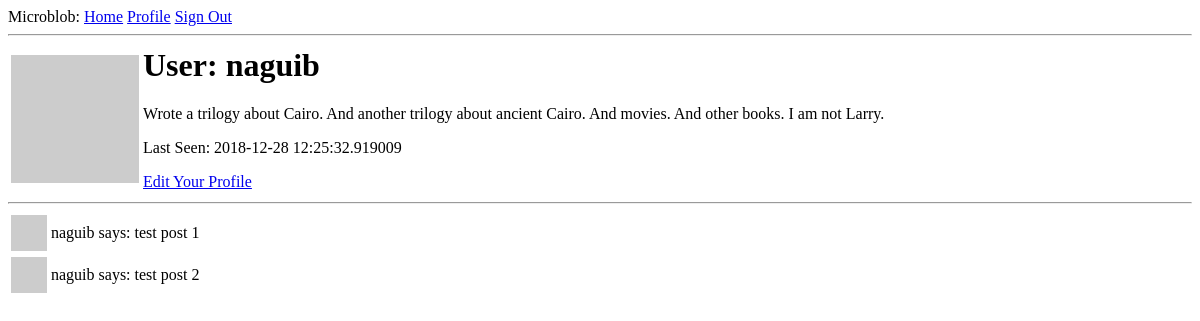
The page /user/naguib (signed in) on the database as committed earlier.
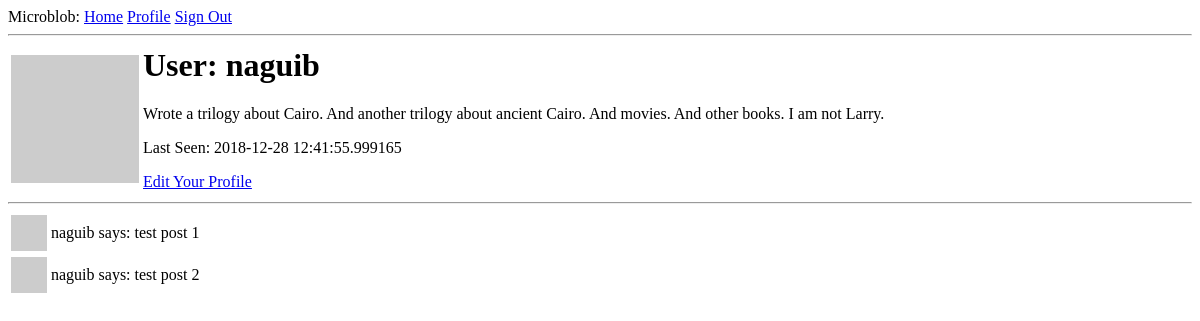
The same page on the database as committed later.
### app/models.py (models this page shows, shortened)
class User(UserMixin, db.Model):
    id = db.Column(db.Integer, primary_key=True)
    username = db.Column(db.String(64), index=True, unique=True)
    email = db.Column(db.String(120), index=True, unique=True)
    password_hash = db.Column(db.String(128))
    posts = db.relationship('Post', backref='author', lazy='dynamic')
    about_me = db.Column(db.String(140))
    last_seen = db.Column(db.DateTime, default=datetime.utcnow)
    def avatar(self, size):
        digest = md5(self.email.lower().encode('utf-8')).hexdigest()
        return 'https://www.gravatar.com/avatar/{}?d=robohash&s={}'.format(digest, size)

### app/routes.py (the view)
@app.route('/user/<username>')
@login_required
def user(username):
    user = User.query.filter_by(username=username).first_or_404()
    posts = [
        {'author': user, 'body': 'test post 1'},
        {'author': user, 'body': 'test post 2'}
    ]
    return render_template('user.html', user=user, posts=posts)

### app/models.py (called while the page is built)
@login.user_loader
def load_user(id):
    return User.query.get(int(id))

### app/routes.py (called while the page is built)
@app.before_request
def before_request():
    if current_user.is_authenticated:
        current_user.last_seen = datetime.utcnow()
        db.session.commit()

### app/templates/user.html
{% extends "base.html" %}
{% block content %}
    <table>
        <tr>
            <td><img alt="gravatar" src="{{ user.avatar(128) }}" width="128" height="128"/></td>
            <td>
                <h1>User: {{ user.username }}</h1>
                {% if user.about_me %}<p>{{ user.about_me }}</p>{% endif %}
                {% if user.last_seen %}<p>Last Seen: {{ user.last_seen }}</p>{% endif %}
                {% if user == current_user %}
                    <p><a href="{{ url_for('edit_profile') }}">Edit Your Profile</a></p>
                {% endif %}
            </td>
        </tr>
    </table>
    <hr>
    {% for post in posts %}
        {% include "_post.html" %}
    {% endfor %}
{% endblock %}

### app/templates/base.html (shortened to what this page needs)
<html>
    <head>
    </head>
    <body>
        <div>
            Microblob:
            <a href="{{ url_for('index') }}">Home</a>
            {% if current_user.is_anonymous %}
                <a href="{{ url_for('login') }}">Sign In</a>
            {% else %}
                <a href="{{ url_for('user', username=current_user.username) }}">Profile</a>
                <a href="{{ url_for('logout') }}">Sign Out</a>
            {% endif %}
        </div>
        <hr>
        {% block content %}{% endblock %}
    </body>
</html>

### app/templates/_post.html
<table>
    <tr>
        <td><img alt="author_gravatar" src="{{ post.author.avatar(36) }}" width="36" height="36"/> </td>
        <td>{{ post.author.username }} says: {{ post.body }}</td>
    </tr>
</table>

Rows that differ between the two databases and show on the page:
changed User "naguib": last_seen "2018-12-28 12:25:32.919009" → "2018-12-28 12:41:55.999165"
